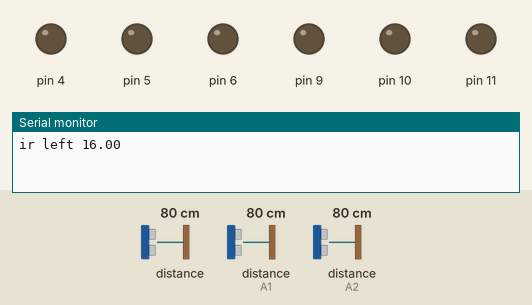
Recording of a sketch running on a simulated Arduino Uno, built with avr-gcc and run on an emulated ATmega328P. Parts: output pins drawn as LEDs (lit = HIGH), the last lines printed to the serial monitor. The inputs (shaded band) are chosen by the test bench; at power-on: distance to the obstacle 80 cm, distance to the obstacle (sensors on A1, A2) 80 cm.

Above: at 0.03 s.
At 1.2 s:
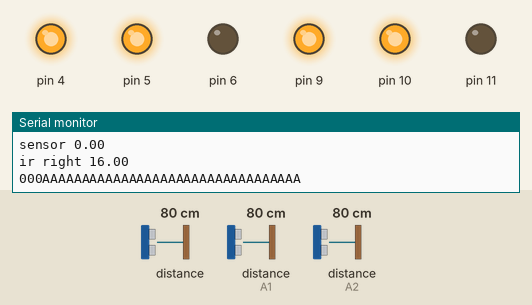
1.3 s: distance to the obstacle (sensor 0) set to 11 cm
4.3 s: distance to the obstacle (sensor 0) set to 8 cm
Timing chart, 0 to 7.3 s (numbered marks = the images above; inputs shaded):
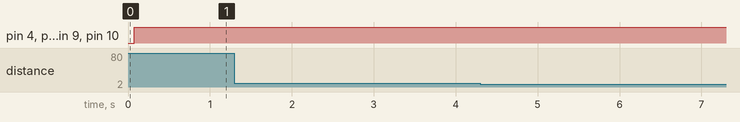

The sketch:

turn_testing.ino
```cpp
#include<SharpIR.h>
#include<util/atomic.h> //atomic block macro
//#include<tuple.h> //python like tuple
#include <Wire.h>
#include <VL53L0X.h>

#define irLeftPin A2
//#define irMidPin 0
#define irRightPin A1

int baseSpeed = 70; //avg speed
int maxSpeed = 100;
int lastError = 0;

int minFrontIRValue = 18; //while turning , min value before go straight
int backTurnDelay = 1000; //delay for when turn is back , if turning is done using IR


float irArr[] = {0,0,0};
int irArrBinary[] = {0,0,0};

class Motors{
  public :
  int enca, encb, m1, m2, pwm;

  Motors(int ENCA, int ENCB, int M1, int M2, int PWM){
    enca = ENCA;
    encb = ENCB;
    m1 = M1;
    m2 = M2;
    pwm = PWM;

    pinMode(enca, INPUT);
    pinMode(encb, INPUT);
    pinMode(m1, OUTPUT);
    pinMode(m2, OUTPUT);
    pinMode(pwm, OUTPUT);

    }

  void setMotor(int dira, int dirb, int pwmVal){
//      Serial.println(pwmVal);
      digitalWrite(m1, dira);
      digitalWrite(m2, dirb);
      digitalWrite(pwm, pwmVal);
      }
};

Motors motorLeft(3,11,5,6,9);
Motors motorRight(2,12,4,11,10);

SharpIR irLeft(irLeftPin, 1080);
//SharpIR irMid(irMidPin, 1080);
SharpIR irRight(irRightPin,1080);


VL53L0X sensor;


void setup() {
  // put your setup code here, to run once:


  Serial.begin(9600);
  Wire.begin();

    sensor.setTimeout(1000);
    if (!sensor.init())
  {
    Serial.println("Failed to detect and initialize sensor!");
    while (1) {}
  }

  #if defined LONG_RANGE
  // lower the return signal rate limit (default is 0.25 MCPS)
  sensor.setSignalRateLimit(0.1);
  // increase laser pulse periods (defaults are 14 and 10 PCLKs)
  sensor.setVcselPulsePeriod(VL53L0X::VcselPeriodPreRange, 18);
  sensor.setVcselPulsePeriod(VL53L0X::VcselPeriodFinalRange, 14);
#endif

#if defined HIGH_SPEED
  // reduce timing budget to 20 ms (default is about 33 ms)
  sensor.setMeasurementTimingBudget(20000);
#elif defined HIGH_ACCURACY
  // increase timing budget to 200 ms
  sensor.setMeasurementTimingBudget(200000);
#endif
}

float  readIR(){ //updates values of all distance sensors
    irArr[0] = irLeft.distance()/5;
    Serial.print("ir left ");
    Serial.println(irArr[0]);
    Serial.println(sensor.readRangeSingleMillimeters());
        Serial.print("sensor ");
    Serial.println(irArr[1]);
    irArr[2] = irRight.distance()/5;
        Serial.print("ir right ");
    Serial.println(irArr[2]);

    irArrBinary[0] = 0;
    irArrBinary[1] = 0;
    irArrBinary[2] = 0;

    if(irArr[0]>0 && irArr[0]<10){irArrBinary[0] = 1;}  //basic ir array to check for walls, 1 if wall, 0 if not
    if(irArr[1]>0 && irArr[1]<5){irArrBinary[1] = 1;}
    if(irArr[2]>0 && irArr[2]<10){irArrBinary[2] = 1;}

    Serial.print(irArrBinary[0]);
    Serial.print(irArrBinary[1]);
    Serial.print(irArrBinary[2]);

    float err = irArr[0] - irArr[2];

    return err;
}

char selectTurn(){
  if(irArrBinary[0] == 0){
    Serial.println('L');
    return 'L';}

  else if (irArrBinary[2] == 0){
    Serial.println('R');
    return 'R';}
  else{
    Serial.println('B');
    return 'B';}
  }

void turn(char dir){
  switch(dir){
    case 'L':
      while(sensor.readRangeSingleMillimeters() < minFrontIRValue){
        motorRight.setMotor(HIGH,LOW,baseSpeed);
        motorLeft.setMotor(HIGH,LOW,0);
    }
    break;
    case 'R':
    Serial.println("MOving right ");
    Serial.println(sensor.readRangeSingleMillimeters());
      while(sensor.readRangeSingleMillimeters() < minFrontIRValue){
        motorRight.setMotor(HIGH,LOW,0);
        motorLeft.setMotor(HIGH,LOW,baseSpeed);
    }
    break;
    case 'B':
      motorRight.setMotor(LOW,HIGH,baseSpeed);
      motorLeft.setMotor(LOW,HIGH,baseSpeed);

//      delay(backTurnDelay);

      while(sensor.readRangeSingleMillimeters() < minFrontIRValue){
        motorRight.setMotor(LOW,HIGH,0);
        motorLeft.setMotor(HIGH,LOW,baseSpeed);
      }

    };

//    motorRight.setMotor(HIGH,LOW,baseSpeed);
//    motorLeft.setMotor(HIGH,LOW,baseSpeed);
}

void loop() {
  // put your main code here, to run repeatedly:
//Serial.println(sensor.readRangeSingleMillimeters());
  goStraight();
}

void goStraight(){
  float kp = 0.75;
  float kd = 1;

  readIR();

    motorRight.setMotor(HIGH,LOW,baseSpeed);
    motorLeft.setMotor(HIGH,LOW,baseSpeed);

  while(1){
    Serial.print("AAAAAAAAAAA");
    Serial.print(sensor.readRangeSingleMillimeters());
    Serial.println("AAAAAAAAAAAAAAAAAAA");
    readIR();
    if(irArrBinary[0] == 0 or irArrBinary[2] == 0){
//      delay(5000);
      char dir = selectTurn();
      turn(dir);
    }

    int error = readIR();
    Serial.println("AAAAAAAAAAAAAAAAAAAAAAAAAAAAAAAAA");
    int motorSpeed = kp*error + kd*(error-lastError);

    int leftMotorSpeed = baseSpeed - motorSpeed;
    int rightMotorSpeed = baseSpeed + motorSpeed;

    if (rightMotorSpeed > maxSpeed) rightMotorSpeed = maxSpeed;
    if (leftMotorSpeed > maxSpeed) leftMotorSpeed = maxSpeed;
    if (rightMotorSpeed < 0) rightMotorSpeed = 0;
    if (leftMotorSpeed < 0) leftMotorSpeed = 0;

//    Serial.print("Left pwm ");
//    Serial.println(leftMotorSpeed);
//    Serial.print("Right pwm");
//    Serial.println(rightMotorSpeed);

    motorLeft.setMotor(HIGH, LOW, leftMotorSpeed);
    motorRight.setMotor(HIGH, LOW, rightMotorSpeed);

    lastError = error;

    }
}
```
